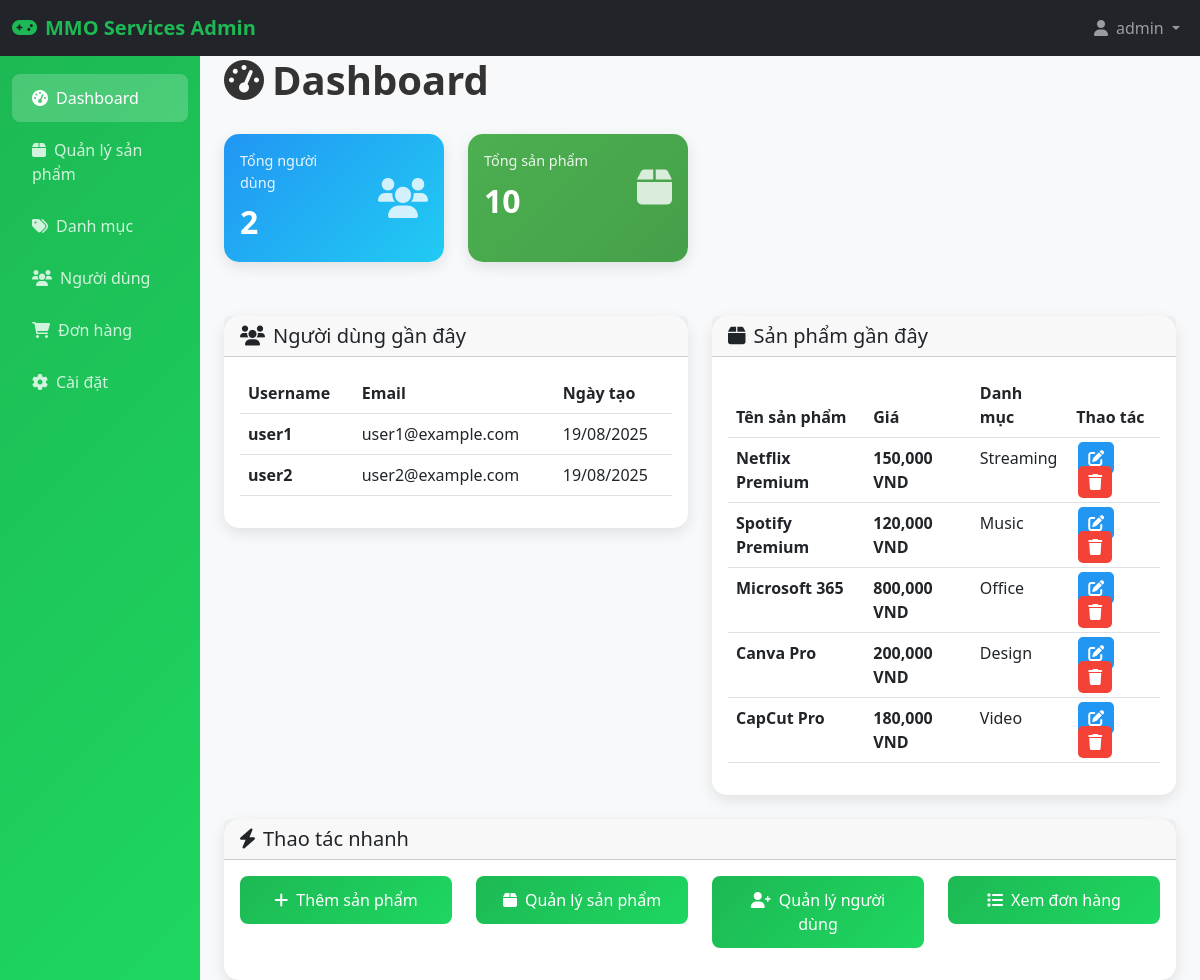
/admin/dashboard_simple.php (signed in), run on the app's committed database.
### tables this page shows
CREATE TABLE IF NOT EXISTS users (
    id INT AUTO_INCREMENT PRIMARY KEY,
    username VARCHAR(50) NOT NULL UNIQUE,
    password VARCHAR(255) NOT NULL,
    email VARCHAR(100) NOT NULL UNIQUE,
    full_name VARCHAR(100),
    phone VARCHAR(20),
    address TEXT,
    is_active TINYINT(1) DEFAULT 1,
    created_at TIMESTAMP DEFAULT CURRENT_TIMESTAMP,
    updated_at TIMESTAMP DEFAULT CURRENT_TIMESTAMP ON UPDATE CURRENT_TIMESTAMP
);

CREATE TABLE IF NOT EXISTS products (
    id INT AUTO_INCREMENT PRIMARY KEY,
    name VARCHAR(255) NOT NULL,
    description TEXT,
    price DECIMAL(10,2) NOT NULL,
    image VARCHAR(255),
    category VARCHAR(100),
    stock INT DEFAULT 0,
    created_at TIMESTAMP DEFAULT CURRENT_TIMESTAMP,
    updated_at TIMESTAMP DEFAULT CURRENT_TIMESTAMP ON UPDATE CURRENT_TIMESTAMP
);

### admin/dashboard_simple.php (the view, shortened to what this page needs)
<?php
try {
    $pdo = new PDO("mysql:host=" . DB_HOST . ";dbname=" . DB_NAME, DB_USER, DB_PASS);
    $pdo->setAttribute(PDO::ATTR_ERRMODE, PDO::ERRMODE_EXCEPTION);
    $pdo->exec("SET NAMES utf8mb4");
    $totalUsers = 0;
    $totalProducts = 0;
    $recentUsers = [];
    $recentProducts = [];
    try {
        $stmt = $pdo->query("SELECT COUNT(*) as total FROM users");
        $totalUsers = $stmt->fetch()['total'];
        $stmt = $pdo->query("SELECT username, email, created_at FROM users ORDER BY created_at DESC LIMIT 5");
        $recentUsers = $stmt->fetchAll();
    } catch (Exception $e) {
    }
    try {
        $stmt = $pdo->query("SELECT COUNT(*) as total FROM products");
        $totalProducts = $stmt->fetch()['total'];
        $stmt = $pdo->query("SELECT id, name, price, category, stock FROM products ORDER BY created_at DESC LIMIT 5");
        $recentProducts = $stmt->fetchAll();
    } catch (Exception $e) {
    }
} catch (Exception $e) {
    $error = "Database connection error: " . $e->getMessage();
}
?>
<!DOCTYPE html>
<html lang="vi">
<head>
    <link href="https://cdn.jsdelivr.net/npm/bootstrap@5.3.0/dist/css/bootstrap.min.css" rel="stylesheet">
    <link rel="stylesheet" href="https://cdnjs.cloudflare.com/ajax/libs/font-awesome/6.0.0/css/all.min.css">
</head>
<body>
    <nav class="navbar navbar-expand-lg navbar-dark bg-dark">
        <div class="container-fluid">
            <a class="navbar-brand" href="#">
                <i class="fas fa-gamepad me-2"></i>MMO Services Admin
            </a>
            <div class="navbar-nav ms-auto">
                <div class="nav-item dropdown">
                    <a class="nav-link dropdown-toggle" href="#" id="navbarDropdown" role="button" data-bs-toggle="dropdown">
                        <i class="fas fa-user me-2"></i><?php echo htmlspecialchars($_SESSION['admin_username'] ?? 'Admin'); ?>
                    </a>
                </div>
            </div>
        </div>
    </nav>
    <div class="container-fluid">
        <div class="row">
            <nav class="col-md-3 col-lg-2 d-md-block sidebar collapse">
                <div class="position-sticky pt-3">
                    <ul class="nav flex-column">
                        <li class="nav-item">
                            <a class="nav-link active" href="dashboard_simple.php">
                                <i class="fas fa-tachometer-alt me-2"></i>Dashboard
                            </a>
                        </li>
                        <li class="nav-item">
                            <a class="nav-link" href="products.php">
                                <i class="fas fa-box me-2"></i>Quản lý sản phẩm
                            </a>
                        </li>
                        <li class="nav-item">
                            <a class="nav-link" href="categories.php">
                                <i class="fas fa-tags me-2"></i>Danh mục
                            </a>
                        </li>
                        <li class="nav-item">
                            <a class="nav-link" href="users.php">
                                <i class="fas fa-users me-2"></i>Người dùng
                            </a>
                        </li>
                        <li class="nav-item">
                            <a class="nav-link" href="orders.php">
                                <i class="fas fa-shopping-cart me-2"></i>Đơn hàng
                            </a>
                        </li>
                        <li class="nav-item">
                            <a class="nav-link" href="settings.php">
                                <i class="fas fa-cog me-2"></i>Cài đặt
                            </a>
                        </li>
                    </ul>
                </div>
            </nav>
            <main class="col-md-9 ms-sm-auto col-lg-10 px-md-4">
                <div class="main-content">
                    <h1 class="page-title">
                        <i class="fas fa-tachometer-alt me-2"></i>Dashboard
                    </h1>
                    <div class="row mb-4">
                        <div class="col-xl-3 col-md-6 mb-4">
                            <div class="card stat-card users h-100">
                                <div class="card-body">
                                    <div class="row no-gutters align-items-center">
                                        <div class="col mr-2">
                                            <div class="stat-label">Tổng người dùng</div>
                                            <div class="stat-number"><?php echo number_format($totalUsers); ?></div>
                                        </div>
                                        <div class="col-auto">
                                            <i class="fas fa-users stat-icon"></i>
                                        </div>
                                    </div>
                                </div>
                            </div>
                        </div>
                        <div class="col-xl-3 col-md-6 mb-4">
                            <div class="card stat-card products h-100">
                                <div class="card-body">
                                    <div class="row no-gutters align-items-center">
                                        <div class="col mr-2">
                                            <div class="stat-label">Tổng sản phẩm</div>
                                            <div class="stat-number"><?php echo number_format($totalProducts); ?></div>
                                        </div>
                                        <div class="col-auto">
                                            <i class="fas fa-box stat-icon"></i>
                                        </div>
                                    </div>
                                </div>
                            </div>
                        </div>
                    </div>
                    <div class="row recent-section">
                        <div class="col-lg-6">
                            <div class="card">
                                <div class="card-header">
                                    <h5 class="mb-0"><i class="fas fa-users me-2"></i>Người dùng gần đây</h5>
                                </div>
                                <div class="card-body">
                                    <?php if (!empty($recentUsers)): ?>
                                        <div class="table-responsive">
                                            <table class="table table-hover">
                                                <thead>
                                                    <tr>
                                                        <th>Username</th>
                                                        <th>Email</th>
                                                        <th>Ngày tạo</th>
                                                    </tr>
                                                </thead>
                                                <tbody>
                                                    <?php foreach ($recentUsers as $user): ?>
                                                        <tr>
                                                            <td><strong><?php echo htmlspecialchars($user['username']); ?></strong></td>
                                                            <td><?php echo htmlspecialchars($user['email']); ?></td>
                                                            <td><?php echo date('d/m/Y', strtotime($user['created_at'])); ?></td>
                                                        </tr>
                                                    <?php endforeach; ?>
                                                </tbody>
                                            </table>
                                        </div>
                                    <?php else: ?>
                                        <p class="text-muted">Chưa có người dùng nào.</p>
                                    <?php endif; ?>
                                </div>
                            </div>
                        </div>
                        <div class="col-lg-6">
                            <div class="card">
                                <div class="card-header">
                                    <h5 class="mb-0"><i class="fas fa-box me-2"></i>Sản phẩm gần đây</h5>
                                </div>
                                <div class="card-body">
                                    <?php if (!empty($recentProducts)): ?>
                                        <div class="table-responsive">
                                            <table class="table table-hover">
                                                <thead>
                                                    <tr>
                                                        <th>Tên sản phẩm</th>
                                                        <th>Giá</th>
                                                        <th>Danh mục</th>
                                                        <th>Thao tác</th>
                                                    </tr>
                                                </thead>
                                                <tbody>
                                                    <?php foreach ($recentProducts as $product): ?>
                                                        <tr>
                                                            <td><strong><?php echo htmlspecialchars($product['name']); ?></strong></td>
                                                            <td class="price-vnd"><?php echo number_format($product['price']); ?> VND</td>
                                                            <td><?php echo htmlspecialchars($product['category']); ?></td>
                                                            <td>
                                                                <a href="product-edit.php?id=<?php echo $product['id']; ?>" class="btn-edit" title="Chỉnh sửa">
                                                                    <i class="fas fa-edit"></i>
                                                                </a>
                                                                <a href="product-delete.php?id=<?php echo $product['id']; ?>" class="btn-delete" title="Xóa" onclick="return confirm('Bạn có chắc muốn xóa sản phẩm này?')">
                                                                    <i class="fas fa-trash"></i>
                                                                </a>
                                                            </td>
                                                        </tr>
                                                    <?php endforeach; ?>
                                                </tbody>
                                            </table>
                                        </div>
                                    <?php else: ?>
                                        <p class="text-muted">Chưa có sản phẩm nào.</p>
                                    <?php endif; ?>
                                </div>
                            </div>
                        </div>
                    </div>
                    <div class="row mt-4">
                        <div class="col-12">
                            <div class="card">
                                <div class="card-header">
                                    <h5 class="mb-0"><i class="fas fa-bolt me-2"></i>Thao tác nhanh</h5>
                                </div>
                                <div class="card-body">
                                    <div class="row">
                                        <div class="col-md-3 mb-3">
                                            <a href="product-add.php" class="btn btn-admin w-100">
                                                <i class="fas fa-plus me-2"></i>Thêm sản phẩm
                                            </a>
                                        </div>
                                        <div class="col-md-3 mb-3">
                                            <a href="products.php" class="btn btn-admin w-100">
                                                <i class="fas fa-box me-2"></i>Quản lý sản phẩm
                                            </a>
                                        </div>
                                        <div class="col-md-3 mb-3">
                                            <a href="users.php" class="btn btn-admin w-100">
                                                <i class="fas fa-user-plus me-2"></i>Quản lý người dùng
                                            </a>
                                        </div>
                                        <div class="col-md-3 mb-3">
                                            <a href="orders.php" class="btn btn-admin w-100">
                                                <i class="fas fa-list me-2"></i>Xem đơn hàng
                                            </a>
                                        </div>
                                    </div>
                                </div>
                            </div>
                        </div>
                    </div>
                </div>
            </main>
        </div>
    </div>
</body>
</html>

### admin/dashboard_simple.php (style rules this page uses)
body { background-color: #f8f9fa; }
.navbar-brand { font-weight: bold; color: #1db954 !important; }
.sidebar { min-height: 100vh; background: linear-gradient(135deg, #1db954, #1ed760); color: white; }
.sidebar .nav-link { color: rgba(255,255,255,0.8); padding: 12px 20px; margin: 2px 0; border-radius: 8px; transition: all 0.3s ease; }
.sidebar .nav-link.active { background: rgba(255,255,255,0.2); color: white; }
.card { border: none; border-radius: 15px; box-shadow: 0 5px 15px rgba(0,0,0,0.1); transition: transform 0.3s ease; }
.stat-card { background: linear-gradient(135deg, #667eea 0%, #764ba2 100%); color: white; }
.stat-card.users { background: linear-gradient(135deg, #2196f3, #21cbf3); }
.stat-card.products { background: linear-gradient(135deg, #4caf50, #45a049); }
.stat-label { font-size: 0.9rem; opacity: 0.9; margin-bottom: 5px; }
.stat-number { font-size: 2rem; font-weight: bold; margin: 0; }
.stat-icon { font-size: 2.5rem; opacity: 0.8; }
.page-title { color: #333; margin-bottom: 30px; font-weight: 600; }
.recent-section { margin-top: 30px; }
.btn-admin { background: linear-gradient(135deg, #1db954, #1ed760); border: none; color: white; padding: 12px 20px; border-radius: 8px; transition: all 0.3s ease; }
.btn-edit, .btn-delete { padding: 5px 10px; border-radius: 5px; text-decoration: none; margin: 0 2px; }
.btn-edit { background: #2196f3; color: white; }
.btn-delete { background: #f44336; color: white; }
.price-vnd { font-weight: bold; color: #4caf50; }

### data on the page
users: username "user1", email "user1@example.com", created_at "19/08/2025"
users: username "user2", email "user2@example.com", created_at "19/08/2025"
products: name "Netflix Premium", price "150,000", category "Streaming"
products: name "Spotify Premium", price "120,000", category "Music"
products: name "Microsoft 365", price "800,000", category "Office"
products: name "Canva Pro", price "200,000", category "Design"
products: name "CapCut Pro", price "180,000", category "Video"

### other printed values
$_SESSION['admin_username'] "admin"
$totalUsers "2"
$totalProducts "10"
